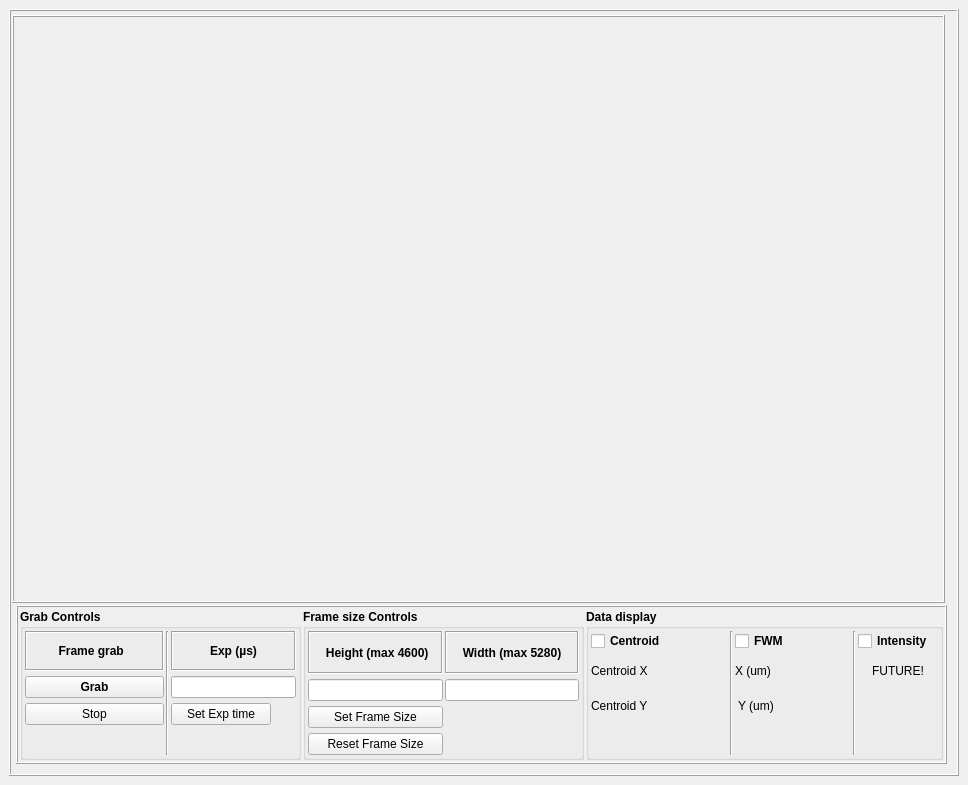
<?xml version="1.0" encoding="UTF-8"?>
<ui version="4.0">
 <class>PylonCamViewer</class>
 <widget class="QMainWindow" name="PylonCamViewer">
  <property name="geometry">
   <rect>
    <x>0</x>
    <y>0</y>
    <width>968</width>
    <height>785</height>
   </rect>
  </property>
  <property name="sizePolicy">
   <sizepolicy hsizetype="Expanding" vsizetype="Preferred">
    <horstretch>0</horstretch>
    <verstretch>0</verstretch>
   </sizepolicy>
  </property>
  <property name="windowTitle">
   <string notr="true">Pylon Camera Viewer</string>
  </property>
  <property name="toolTip">
   <string notr="true"/>
  </property>
  <property name="statusTip">
   <string notr="true"/>
  </property>
  <property name="whatsThis">
   <string notr="true"/>
  </property>
  <property name="accessibleName">
   <string notr="true"/>
  </property>
  <widget class="QWidget" name="centralwidget">
   <layout class="QVBoxLayout" name="verticalLayout" stretch="0">
    <item>
     <widget class="QFrame" name="CamViewer">
      <property name="frameShape">
       <enum>QFrame::Box</enum>
      </property>
      <property name="frameShadow">
       <enum>QFrame::Raised</enum>
      </property>
      <widget class="MyCellQFrame" name="ButtonsFrame">
       <property name="geometry">
        <rect>
         <x>7</x>
         <y>596</y>
         <width>931</width>
         <height>159</height>
        </rect>
       </property>
       <property name="sizePolicy">
        <sizepolicy hsizetype="Expanding" vsizetype="Expanding">
         <horstretch>0</horstretch>
         <verstretch>0</verstretch>
        </sizepolicy>
       </property>
       <property name="frameShape">
        <enum>QFrame::Box</enum>
       </property>
       <property name="frameShadow">
        <enum>QFrame::Raised</enum>
       </property>
       <layout class="QHBoxLayout" name="horizontalLayout">
        <property name="spacing">
         <number>2</number>
        </property>
        <property name="leftMargin">
         <number>2</number>
        </property>
        <property name="topMargin">
         <number>2</number>
        </property>
        <property name="rightMargin">
         <number>2</number>
        </property>
        <property name="bottomMargin">
         <number>2</number>
        </property>
        <item>
         <widget class="QGroupBox" name="grab_ctrl_group">
          <property name="font">
           <font>
            <weight>75</weight>
            <bold>true</bold>
           </font>
          </property>
          <property name="title">
           <string>Grab Controls</string>
          </property>
          <layout class="QGridLayout" name="grab_ctrl_grid">
           <property name="leftMargin">
            <number>2</number>
           </property>
           <property name="topMargin">
            <number>2</number>
           </property>
           <property name="rightMargin">
            <number>2</number>
           </property>
           <property name="bottomMargin">
            <number>2</number>
           </property>
           <property name="horizontalSpacing">
            <number>2</number>
           </property>
           <property name="verticalSpacing">
            <number>5</number>
           </property>
           <item row="2" column="0">
            <widget class="MyPushButton" name="StopGrab">
             <property name="sizePolicy">
              <sizepolicy hsizetype="Preferred" vsizetype="Preferred">
               <horstretch>0</horstretch>
               <verstretch>0</verstretch>
              </sizepolicy>
             </property>
             <property name="font">
              <font>
               <weight>50</weight>
               <bold>false</bold>
              </font>
             </property>
             <property name="layoutDirection">
              <enum>Qt::LeftToRight</enum>
             </property>
             <property name="text">
              <string>Stop</string>
             </property>
            </widget>
           </item>
           <item row="1" column="2">
            <widget class="MyQLineEdit" name="AcqTLineEdit">
             <property name="sizePolicy">
              <sizepolicy hsizetype="Preferred" vsizetype="Preferred">
               <horstretch>0</horstretch>
               <verstretch>0</verstretch>
              </sizepolicy>
             </property>
             <property name="minimumSize">
              <size>
               <width>0</width>
               <height>0</height>
              </size>
             </property>
             <property name="maximumSize">
              <size>
               <width>16777215</width>
               <height>16777215</height>
              </size>
             </property>
             <property name="layoutDirection">
              <enum>Qt::LeftToRight</enum>
             </property>
             <property name="text">
              <string/>
             </property>
             <property name="alignment">
              <set>Qt::AlignCenter</set>
             </property>
            </widget>
           </item>
           <item row="1" column="0">
            <widget class="MyPushButton" name="StartGrab">
             <property name="sizePolicy">
              <sizepolicy hsizetype="Preferred" vsizetype="Fixed">
               <horstretch>0</horstretch>
               <verstretch>0</verstretch>
              </sizepolicy>
             </property>
             <property name="minimumSize">
              <size>
               <width>0</width>
               <height>0</height>
              </size>
             </property>
             <property name="font">
              <font>
               <weight>75</weight>
               <bold>true</bold>
              </font>
             </property>
             <property name="text">
              <string>Grab</string>
             </property>
            </widget>
           </item>
           <item row="0" column="0">
            <widget class="QLabel" name="frame_grab_label">
             <property name="sizePolicy">
              <sizepolicy hsizetype="Preferred" vsizetype="Preferred">
               <horstretch>0</horstretch>
               <verstretch>0</verstretch>
              </sizepolicy>
             </property>
             <property name="maximumSize">
              <size>
               <width>16777215</width>
               <height>16777215</height>
              </size>
             </property>
             <property name="font">
              <font>
               <weight>75</weight>
               <bold>true</bold>
              </font>
             </property>
             <property name="frameShape">
              <enum>QFrame::Box</enum>
             </property>
             <property name="frameShadow">
              <enum>QFrame::Sunken</enum>
             </property>
             <property name="text">
              <string>    Frame grab      </string>
             </property>
             <property name="alignment">
              <set>Qt::AlignCenter</set>
             </property>
            </widget>
           </item>
           <item row="0" column="2">
            <widget class="QLabel" name="exp_t_label">
             <property name="sizePolicy">
              <sizepolicy hsizetype="Preferred" vsizetype="Preferred">
               <horstretch>0</horstretch>
               <verstretch>0</verstretch>
              </sizepolicy>
             </property>
             <property name="maximumSize">
              <size>
               <width>16777215</width>
               <height>16777215</height>
              </size>
             </property>
             <property name="font">
              <font>
               <weight>75</weight>
               <bold>true</bold>
              </font>
             </property>
             <property name="frameShape">
              <enum>QFrame::Box</enum>
             </property>
             <property name="frameShadow">
              <enum>QFrame::Sunken</enum>
             </property>
             <property name="text">
              <string>Exp (µs)</string>
             </property>
             <property name="alignment">
              <set>Qt::AlignCenter</set>
             </property>
            </widget>
           </item>
           <item row="2" column="2">
            <widget class="MyPushButton" name="SetAcqTime">
             <property name="maximumSize">
              <size>
               <width>100</width>
               <height>16777215</height>
              </size>
             </property>
             <property name="font">
              <font>
               <weight>50</weight>
               <bold>false</bold>
              </font>
             </property>
             <property name="text">
              <string>Set Exp time</string>
             </property>
            </widget>
           </item>
           <item row="3" column="0">
            <spacer name="verticalSpacer">
             <property name="orientation">
              <enum>Qt::Vertical</enum>
             </property>
             <property name="sizeType">
              <enum>QSizePolicy::Fixed</enum>
             </property>
             <property name="sizeHint" stdset="0">
              <size>
               <width>20</width>
               <height>25</height>
              </size>
             </property>
            </spacer>
           </item>
           <item row="0" column="1" rowspan="4">
            <widget class="Line" name="line">
             <property name="orientation">
              <enum>Qt::Vertical</enum>
             </property>
            </widget>
           </item>
          </layout>
         </widget>
        </item>
        <item>
         <widget class="QGroupBox" name="frame_ctrl_group">
          <property name="font">
           <font>
            <weight>75</weight>
            <bold>true</bold>
           </font>
          </property>
          <property name="title">
           <string>Frame size Controls</string>
          </property>
          <layout class="QGridLayout" name="frame_ctrl_grid">
           <property name="leftMargin">
            <number>2</number>
           </property>
           <property name="topMargin">
            <number>2</number>
           </property>
           <property name="rightMargin">
            <number>2</number>
           </property>
           <property name="bottomMargin">
            <number>2</number>
           </property>
           <property name="horizontalSpacing">
            <number>2</number>
           </property>
           <property name="verticalSpacing">
            <number>5</number>
           </property>
           <item row="7" column="0">
            <widget class="QPushButton" name="reset_frame_button">
             <property name="font">
              <font>
               <weight>50</weight>
               <bold>false</bold>
              </font>
             </property>
             <property name="text">
              <string>Reset Frame Size</string>
             </property>
            </widget>
           </item>
           <item row="6" column="0">
            <widget class="QPushButton" name="acq_size_set">
             <property name="font">
              <font>
               <weight>50</weight>
               <bold>false</bold>
              </font>
             </property>
             <property name="text">
              <string>Set Frame Size</string>
             </property>
            </widget>
           </item>
           <item row="3" column="2">
            <widget class="MyQLineEdit" name="width_lineedit">
             <property name="sizePolicy">
              <sizepolicy hsizetype="Preferred" vsizetype="Fixed">
               <horstretch>0</horstretch>
               <verstretch>0</verstretch>
              </sizepolicy>
             </property>
             <property name="minimumSize">
              <size>
               <width>0</width>
               <height>0</height>
              </size>
             </property>
             <property name="layoutDirection">
              <enum>Qt::LeftToRight</enum>
             </property>
             <property name="text">
              <string/>
             </property>
             <property name="alignment">
              <set>Qt::AlignCenter</set>
             </property>
            </widget>
           </item>
           <item row="6" column="2">
            <widget class="MyLabel" name="frame_size_label">
             <property name="sizePolicy">
              <sizepolicy hsizetype="Preferred" vsizetype="Preferred">
               <horstretch>0</horstretch>
               <verstretch>0</verstretch>
              </sizepolicy>
             </property>
             <property name="frameShape">
              <enum>QFrame::NoFrame</enum>
             </property>
             <property name="text">
              <string/>
             </property>
            </widget>
           </item>
           <item row="0" column="0">
            <widget class="QLabel" name="acq_height_label">
             <property name="font">
              <font>
               <weight>75</weight>
               <bold>true</bold>
              </font>
             </property>
             <property name="frameShape">
              <enum>QFrame::Box</enum>
             </property>
             <property name="frameShadow">
              <enum>QFrame::Sunken</enum>
             </property>
             <property name="text">
              <string> Height (max 4600)</string>
             </property>
             <property name="alignment">
              <set>Qt::AlignCenter</set>
             </property>
            </widget>
           </item>
           <item row="3" column="0">
            <widget class="MyQLineEdit" name="height_lineedit">
             <property name="sizePolicy">
              <sizepolicy hsizetype="Preferred" vsizetype="Fixed">
               <horstretch>0</horstretch>
               <verstretch>0</verstretch>
              </sizepolicy>
             </property>
             <property name="minimumSize">
              <size>
               <width>0</width>
               <height>0</height>
              </size>
             </property>
             <property name="layoutDirection">
              <enum>Qt::LeftToRight</enum>
             </property>
             <property name="text">
              <string/>
             </property>
             <property name="alignment">
              <set>Qt::AlignCenter</set>
             </property>
            </widget>
           </item>
           <item row="0" column="2">
            <widget class="QLabel" name="acq_width_label">
             <property name="font">
              <font>
               <weight>75</weight>
               <bold>true</bold>
              </font>
             </property>
             <property name="frameShape">
              <enum>QFrame::Box</enum>
             </property>
             <property name="frameShadow">
              <enum>QFrame::Sunken</enum>
             </property>
             <property name="text">
              <string>  Width (max 5280)  </string>
             </property>
             <property name="alignment">
              <set>Qt::AlignCenter</set>
             </property>
            </widget>
           </item>
          </layout>
         </widget>
        </item>
        <item>
         <widget class="QGroupBox" name="data_display_group">
          <property name="font">
           <font>
            <weight>75</weight>
            <bold>true</bold>
           </font>
          </property>
          <property name="title">
           <string>Data display</string>
          </property>
          <layout class="QGridLayout" name="data_display_grid">
           <property name="leftMargin">
            <number>2</number>
           </property>
           <property name="topMargin">
            <number>2</number>
           </property>
           <property name="rightMargin">
            <number>2</number>
           </property>
           <property name="bottomMargin">
            <number>2</number>
           </property>
           <property name="horizontalSpacing">
            <number>2</number>
           </property>
           <property name="verticalSpacing">
            <number>5</number>
           </property>
           <item row="2" column="4">
            <widget class="MyLabel" name="FWHMY_label">
             <property name="sizePolicy">
              <sizepolicy hsizetype="Minimum" vsizetype="Preferred">
               <horstretch>0</horstretch>
               <verstretch>0</verstretch>
              </sizepolicy>
             </property>
             <property name="minimumSize">
              <size>
               <width>60</width>
               <height>0</height>
              </size>
             </property>
             <property name="frameShape">
              <enum>QFrame::NoFrame</enum>
             </property>
             <property name="text">
              <string/>
             </property>
             <property name="alignment">
              <set>Qt::AlignLeading|Qt::AlignLeft|Qt::AlignVCenter</set>
             </property>
            </widget>
           </item>
           <item row="0" column="2" rowspan="4">
            <widget class="Line" name="line_2">
             <property name="orientation">
              <enum>Qt::Vertical</enum>
             </property>
            </widget>
           </item>
           <item row="0" column="0">
            <widget class="QCheckBox" name="centroid_checkBox">
             <property name="sizePolicy">
              <sizepolicy hsizetype="Minimum" vsizetype="Fixed">
               <horstretch>0</horstretch>
               <verstretch>0</verstretch>
              </sizepolicy>
             </property>
             <property name="font">
              <font>
               <weight>75</weight>
               <bold>true</bold>
              </font>
             </property>
             <property name="text">
              <string>Centroid</string>
             </property>
            </widget>
           </item>
           <item row="0" column="6">
            <widget class="QCheckBox" name="Intensity_checkBox">
             <property name="enabled">
              <bool>true</bool>
             </property>
             <property name="font">
              <font>
               <weight>75</weight>
               <bold>true</bold>
              </font>
             </property>
             <property name="text">
              <string>Intensity</string>
             </property>
            </widget>
           </item>
           <item row="1" column="3">
            <widget class="MyLabel" name="FWHMX_display">
             <property name="sizePolicy">
              <sizepolicy hsizetype="Preferred" vsizetype="Preferred">
               <horstretch>0</horstretch>
               <verstretch>0</verstretch>
              </sizepolicy>
             </property>
             <property name="minimumSize">
              <size>
               <width>0</width>
               <height>25</height>
              </size>
             </property>
             <property name="font">
              <font>
               <weight>50</weight>
               <bold>false</bold>
              </font>
             </property>
             <property name="frameShape">
              <enum>QFrame::NoFrame</enum>
             </property>
             <property name="text">
              <string>X (um) </string>
             </property>
             <property name="alignment">
              <set>Qt::AlignLeading|Qt::AlignLeft|Qt::AlignVCenter</set>
             </property>
            </widget>
           </item>
           <item row="2" column="3">
            <widget class="MyLabel" name="FWHMY_display">
             <property name="sizePolicy">
              <sizepolicy hsizetype="Preferred" vsizetype="Preferred">
               <horstretch>0</horstretch>
               <verstretch>0</verstretch>
              </sizepolicy>
             </property>
             <property name="font">
              <font>
               <weight>50</weight>
               <bold>false</bold>
              </font>
             </property>
             <property name="frameShape">
              <enum>QFrame::NoFrame</enum>
             </property>
             <property name="text">
              <string> Y (um) </string>
             </property>
             <property name="alignment">
              <set>Qt::AlignLeading|Qt::AlignLeft|Qt::AlignVCenter</set>
             </property>
            </widget>
           </item>
           <item row="0" column="5" rowspan="4">
            <widget class="Line" name="line_3">
             <property name="orientation">
              <enum>Qt::Vertical</enum>
             </property>
            </widget>
           </item>
           <item row="1" column="0">
            <widget class="MyLabel" name="centroidX_display">
             <property name="sizePolicy">
              <sizepolicy hsizetype="Preferred" vsizetype="Preferred">
               <horstretch>0</horstretch>
               <verstretch>0</verstretch>
              </sizepolicy>
             </property>
             <property name="font">
              <font>
               <weight>50</weight>
               <bold>false</bold>
              </font>
             </property>
             <property name="frameShape">
              <enum>QFrame::NoFrame</enum>
             </property>
             <property name="text">
              <string>Centroid X</string>
             </property>
             <property name="alignment">
              <set>Qt::AlignLeading|Qt::AlignLeft|Qt::AlignVCenter</set>
             </property>
            </widget>
           </item>
           <item row="1" column="6">
            <widget class="MyLabel" name="intensity_label">
             <property name="sizePolicy">
              <sizepolicy hsizetype="Preferred" vsizetype="Preferred">
               <horstretch>0</horstretch>
               <verstretch>0</verstretch>
              </sizepolicy>
             </property>
             <property name="minimumSize">
              <size>
               <width>80</width>
               <height>25</height>
              </size>
             </property>
             <property name="font">
              <font>
               <weight>50</weight>
               <bold>false</bold>
              </font>
             </property>
             <property name="frameShape">
              <enum>QFrame::NoFrame</enum>
             </property>
             <property name="text">
              <string>FUTURE!</string>
             </property>
             <property name="alignment">
              <set>Qt::AlignCenter</set>
             </property>
            </widget>
           </item>
           <item row="0" column="3">
            <widget class="QCheckBox" name="FWHM_checkBox">
             <property name="enabled">
              <bool>true</bool>
             </property>
             <property name="font">
              <font>
               <weight>75</weight>
               <bold>true</bold>
              </font>
             </property>
             <property name="text">
              <string>FWM</string>
             </property>
            </widget>
           </item>
           <item row="2" column="0">
            <widget class="MyLabel" name="centroidY_display">
             <property name="sizePolicy">
              <sizepolicy hsizetype="Preferred" vsizetype="Preferred">
               <horstretch>0</horstretch>
               <verstretch>0</verstretch>
              </sizepolicy>
             </property>
             <property name="font">
              <font>
               <weight>50</weight>
               <bold>false</bold>
              </font>
             </property>
             <property name="frameShape">
              <enum>QFrame::NoFrame</enum>
             </property>
             <property name="text">
              <string>Centroid Y</string>
             </property>
             <property name="alignment">
              <set>Qt::AlignLeading|Qt::AlignLeft|Qt::AlignVCenter</set>
             </property>
            </widget>
           </item>
           <item row="3" column="0">
            <spacer name="verticalSpacer_2">
             <property name="orientation">
              <enum>Qt::Vertical</enum>
             </property>
             <property name="sizeType">
              <enum>QSizePolicy::Fixed</enum>
             </property>
             <property name="sizeHint" stdset="0">
              <size>
               <width>0</width>
               <height>18</height>
              </size>
             </property>
            </spacer>
           </item>
           <item row="1" column="4">
            <widget class="MyLabel" name="FWHMX_label">
             <property name="sizePolicy">
              <sizepolicy hsizetype="Preferred" vsizetype="Preferred">
               <horstretch>0</horstretch>
               <verstretch>0</verstretch>
              </sizepolicy>
             </property>
             <property name="minimumSize">
              <size>
               <width>60</width>
               <height>25</height>
              </size>
             </property>
             <property name="frameShape">
              <enum>QFrame::NoFrame</enum>
             </property>
             <property name="text">
              <string/>
             </property>
             <property name="alignment">
              <set>Qt::AlignLeading|Qt::AlignLeft|Qt::AlignVCenter</set>
             </property>
            </widget>
           </item>
           <item row="2" column="1">
            <widget class="MyLabel" name="centroidY_label">
             <property name="sizePolicy">
              <sizepolicy hsizetype="Minimum" vsizetype="Preferred">
               <horstretch>0</horstretch>
               <verstretch>0</verstretch>
              </sizepolicy>
             </property>
             <property name="minimumSize">
              <size>
               <width>60</width>
               <height>0</height>
              </size>
             </property>
             <property name="frameShape">
              <enum>QFrame::NoFrame</enum>
             </property>
             <property name="text">
              <string/>
             </property>
             <property name="alignment">
              <set>Qt::AlignLeading|Qt::AlignLeft|Qt::AlignVCenter</set>
             </property>
            </widget>
           </item>
           <item row="1" column="1">
            <widget class="MyLabel" name="centroidX_label">
             <property name="sizePolicy">
              <sizepolicy hsizetype="Preferred" vsizetype="Preferred">
               <horstretch>0</horstretch>
               <verstretch>0</verstretch>
              </sizepolicy>
             </property>
             <property name="minimumSize">
              <size>
               <width>60</width>
               <height>0</height>
              </size>
             </property>
             <property name="frameShape">
              <enum>QFrame::NoFrame</enum>
             </property>
             <property name="text">
              <string/>
             </property>
             <property name="alignment">
              <set>Qt::AlignLeading|Qt::AlignLeft|Qt::AlignVCenter</set>
             </property>
            </widget>
           </item>
          </layout>
         </widget>
        </item>
       </layout>
      </widget>
      <widget class="MyCellQFrame" name="CamFrame">
       <property name="geometry">
        <rect>
         <x>3</x>
         <y>6</y>
         <width>933</width>
         <height>588</height>
        </rect>
       </property>
       <property name="frameShape">
        <enum>QFrame::Box</enum>
       </property>
       <property name="frameShadow">
        <enum>QFrame::Raised</enum>
       </property>
      </widget>
     </widget>
    </item>
   </layout>
  </widget>
 </widget>
 <customwidgets>
  <customwidget>
   <class>MyLabel</class>
   <extends>QLabel</extends>
   <header location="global">BaseClasses.py</header>
  </customwidget>
  <customwidget>
   <class>MyQLineEdit</class>
   <extends>QLineEdit</extends>
   <header location="global">BaseClasses.py</header>
  </customwidget>
  <customwidget>
   <class>MyPushButton</class>
   <extends>QPushButton</extends>
   <header location="global">Graphics.BaseClasses</header>
  </customwidget>
  <customwidget>
   <class>MyCellQFrame</class>
   <extends>QFrame</extends>
   <header>BaseClasses.py</header>
   <container>1</container>
  </customwidget>
 </customwidgets>
 <resources/>
 <connections/>
</ui>
